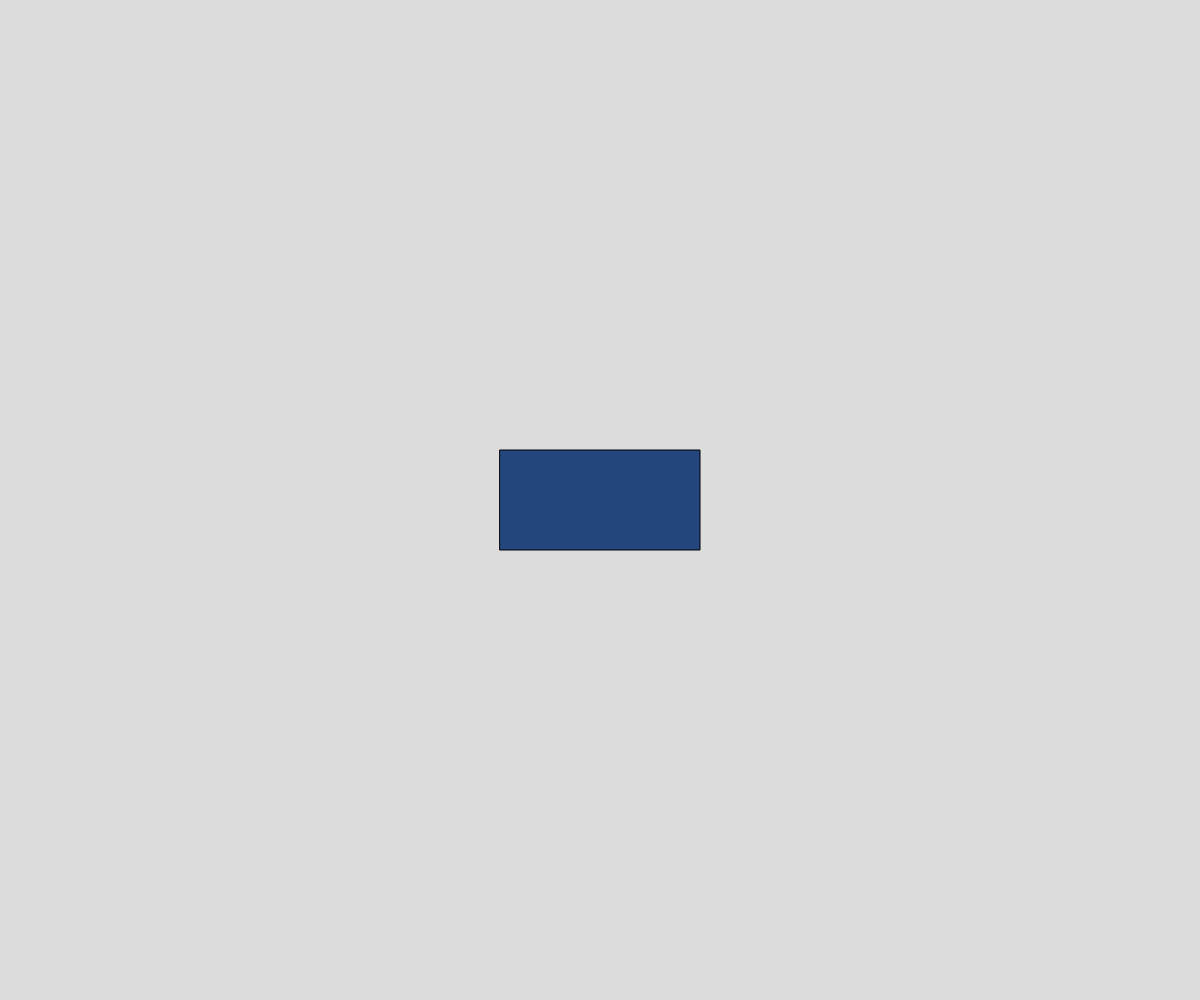
Frame 1 (no input)
Frame 60 (no input): identical to frame 1, image omitted
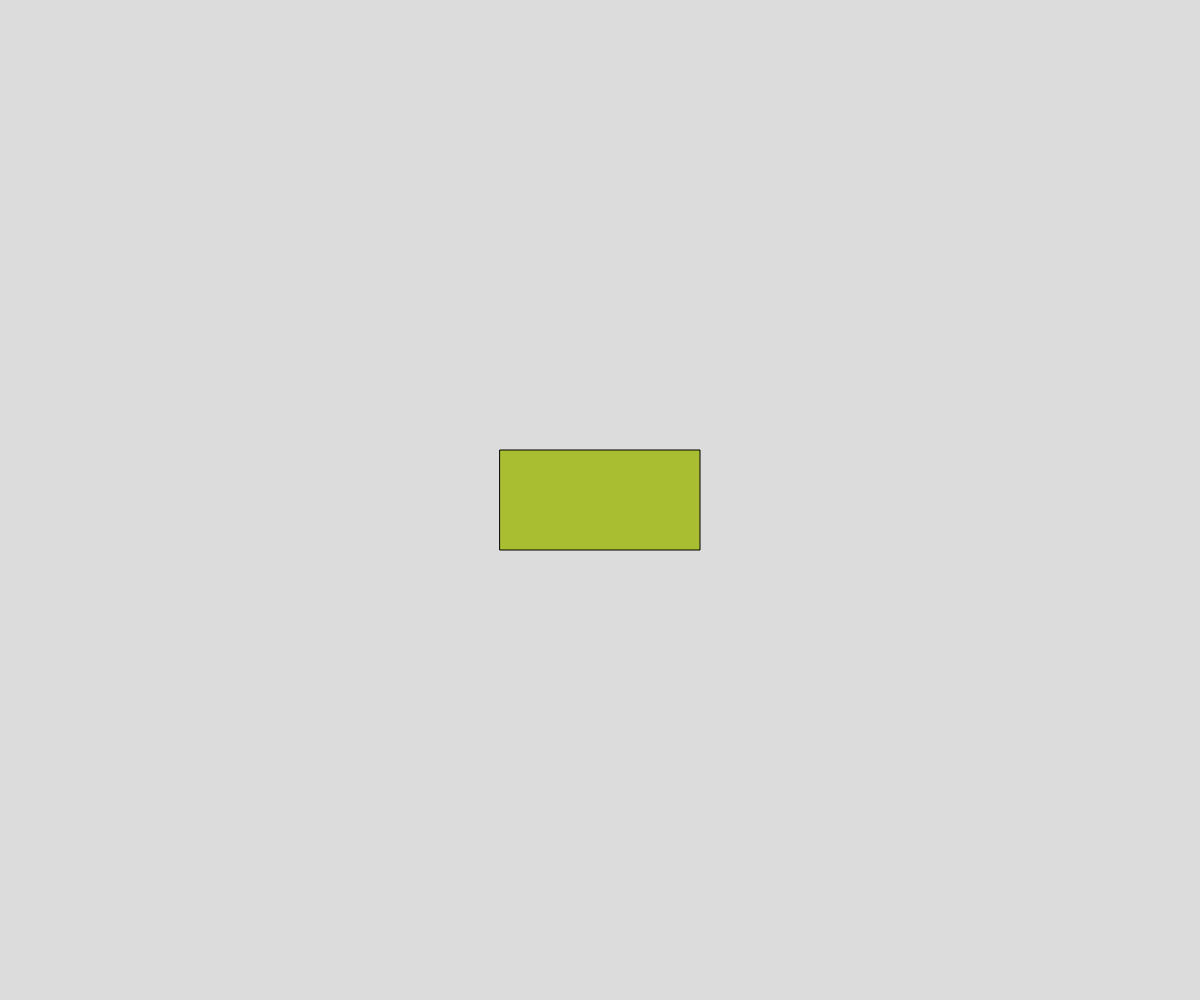
Frame 120 (the mouse pressed at the canvas centre since frame 60)

The p5.js sketch that drew these frames (run headless with seeded random() and noise() and a simulated clock; from frame 60 on, the mouse is pressed at the canvas centre):

// p5.js sketch
// ── sketch.js
// Repositioning Rectangles
// Raghad Ibrahim
// Sept 27, 2023
// Simple GUI creation / Geometry practice

//Global variables
let x, y, rWidth, rHeight;
let rLeft, rRight, rTop, rBottom;
let mouseOver = false; //are we hovering over the rectangle?
let pickedUp = false;
let xOff; 
let yOff;

function setup() {
  createCanvas(windowWidth, windowHeight);
  rectMode(CENTER); //(x,y) is centered instead of up left corner 
  x = width/2; y = height/2;
  rWidth=200; rHeight = 100;
}

function drawRectangle(){//render the rect and handle dragging
  UpdateEdgePosition();
  //check if mouse is ovr or not
  if(mouseX > rLeft && mouseX < rRight && mouseY > rTop && mouseY < rBottom){
    mouseOver = true;
    fill(170, 190, 50);
  }
  else{
  mouseOver = false;
  fill(35, 70, 125);
  }

  if(pickedUp){
    x= mouseX + xOff;
    y= mouseY + yOff;
  }
  rect(x,y,rWidth,rHeight);
 }

function mousePressed(){
  if(mouseOver){
    pickedUp = true;
    xOff = x-mouseX;
    yOff = y-mouseY;
  }
}
  function mouseReleased(){
    pickedUp = false;

  }


function UpdateEdgePosition(){
  //Update the left/right/top/bottom properties
  rLeft = x-rWidth/2; rRight= x + rWidth/2;
  rTop= y-rHeight/2; rBottom = y+rHeight/2;

}

function draw() {
  background(220);
  drawRectangle();
}
